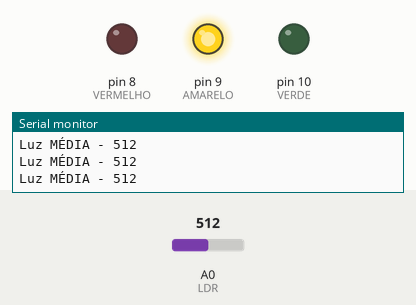
Simulated run of this sketch. Board: Arduino Uno, built with avr-gcc and run on an emulated ATmega328P. Shown: output pins drawn as LEDs (lit = HIGH), the last lines printed to the serial monitor. The inputs (shaded band) are chosen by the test bench; at power-on: A0 (LDR) = 512.

Above: at 1.2 s.
1.3 s: A0 (LDR) set to 267
2.8 s: A0 (LDR) set to 238
At 3.5 s:
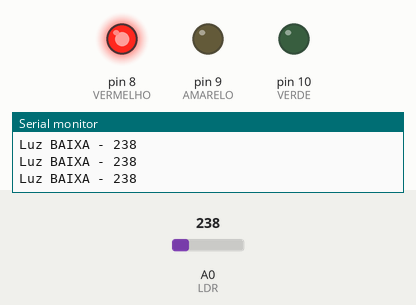
4.3 s: A0 (LDR) set to 960
At 5.3 s:
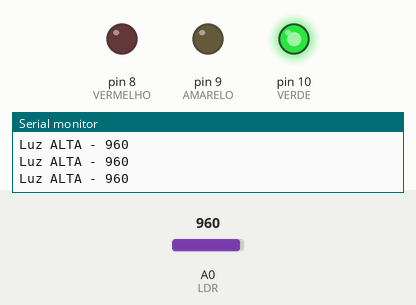
5.8 s: A0 (LDR) set to 938
At 7.0 s:
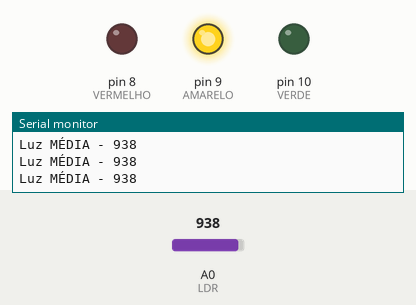
Timing chart, 0 to 8.3 s (numbered marks = the images above; inputs shaded):
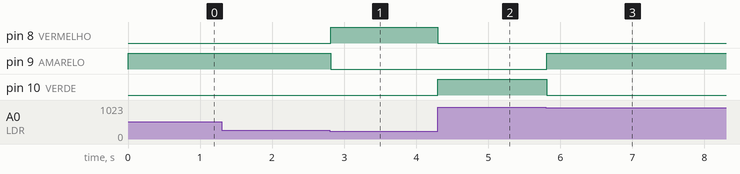

Measured:
- the behaviour switches between 251 and 250 on A0 (LDR) (found by bisection; images 0 and 1)
- the behaviour switches between 951 and 950 on A0 (LDR) (found by bisection; images 2 and 3)
- after the input at 2.8 s, pin 8 (VERMELHO): LOW → HIGH at once; pin 9 (AMARELO): HIGH → LOW at once
- after the input at 4.3 s, pin 8 (VERMELHO): HIGH → LOW at once; pin 10 (VERDE): LOW → HIGH at once
- after the input at 5.8 s, pin 9 (AMARELO): LOW → HIGH at once; pin 10 (VERDE): HIGH → LOW at once

The sketch:

ldr_nivel_leds.ino
```cpp
/* Autor: Márcio Bortoletto Fessel

Projeto utilizando sensor de LDR para 3 níveis de intensidade de luz.

Código baseado nos exemplos disponíveis na plataforma
do arduíno
https://www.arduino.cc/reference/pt/language/structure/control-structure/else/
https://projecthub.arduino.cc/SURYATEJA/arduino-light-senser-using-ldr-ce214a
*/
// C++ code
//
int VERMELHO = 8; //define uma variável com nome vermelho para a porta digital 8

int AMARELO = 9; //define uma variável com nome amarelo para a porta digital 9

int VERDE = 10; //define uma variável com nome verde para a porta digital 10

int LDR = A0; //define a variável LDR para a porta analógia zero

/*define a variável VLR_LDR que será utilizada para exibir
os valores lidos pela variável LDR no código iniciando
com o valor de zero */
int VLR_LDR =0;

void setup()
{
/* estabelece os pinos das variáveis como
saída - envia 5 voltz para o circuito
quando estiver em alta para cada uma
das variáveis direcionadas aos LEDS*/
  pinMode(VERMELHO ,OUTPUT);
  pinMode(AMARELO ,OUTPUT);
  pinMode(VERDE ,OUTPUT);

/* configura a variável LDR como sistema
 de entrada de informações para ser lida
 as tensões/voltagem entre o LDR e o
 resistor do circuito montado */
  pinMode(LDR, INPUT);

/* Comando que permite/inicia o envio de
informações do arduino para o computador
por meio de uma porta de comunicação do
tipo serial (dados em série)
OBS: PARA USAR ESTE COMANDO OS
PINOS/PORTAS 0 E 1 NÃO PODEM ESTAR COM
QUALQUER FUNÇÃO NO ARDUÍNO!*/
  Serial.begin(9600);

   }

void loop()
{

/*define que o valor de leitura da tensão
lida pela variável LDR (porta A0) será
transferido para a variável VLR_LDR */
 VLR_LDR=analogRead(LDR);

 /*Condição para que, de acordo com o valor obtido
 pela variável VLR_LDR, execute ações específicas
 no circuito elétrico*/
 if (VLR_LDR<=250){
  digitalWrite(VERMELHO, HIGH); //define o led vermelho LIGADO
  digitalWrite(AMARELO, LOW);//define o led amarelo DESLIGADO
  digitalWrite(VERDE, LOW);//define o led verde DESLIGADO

  /*Escreve no monitor serial (leitor das informações) vindas
  do circuito do arduino para o software do arduino*/
    Serial.print("Luz BAIXA - "); // se a condição for verdadeira, escreve o texto entre aspas
    Serial.println(VLR_LDR); // escreve o valor escrito (printado) na variável VLR_LDR
 }
/*Nova condição (condição secundária) para nova ação dentro da condição primária
agora para uma faixa intermediária de valores */
else if (250<VLR_LDR && VLR_LDR<=950){

  digitalWrite(VERMELHO, LOW); //define o led vermelho DESLIGADO
  digitalWrite(AMARELO, HIGH);//define o led amarelo LIGADO
  digitalWrite(VERDE, LOW);//define o led verde DESLIGADO

  /*Escreve no monitor serial (leitor das informações) vindas
  do circuito do arduino para o software do arduino*/
    Serial.print("Luz MÉDIA - "); // se a condição for verdadeira, escreve o texto entre aspas
    Serial.println(VLR_LDR); // escreve o valor escrito (printado) na variável VLR_LDR


 }

else {
/* Caso nenhuma das condições anteriores sejam satisfeitas, executa
esta terceira condição */
  digitalWrite(VERMELHO, LOW); //define o led vermelho DESLIGADO
  digitalWrite(AMARELO, LOW);//define o led amarelo DESLIGADO
  digitalWrite(VERDE, HIGH);//define o led verde LIGADO

  /*Escreve no monitor serial (leitor das informações) vindas
  do circuito do arduino para o software do arduino*/
    Serial.print("Luz ALTA - "); // se a condição for verdadeira, escreve o texto entre aspas
    Serial.println(VLR_LDR); // escreve o valor escrito (printado) na variável VLR_LDR


 }
}
```
